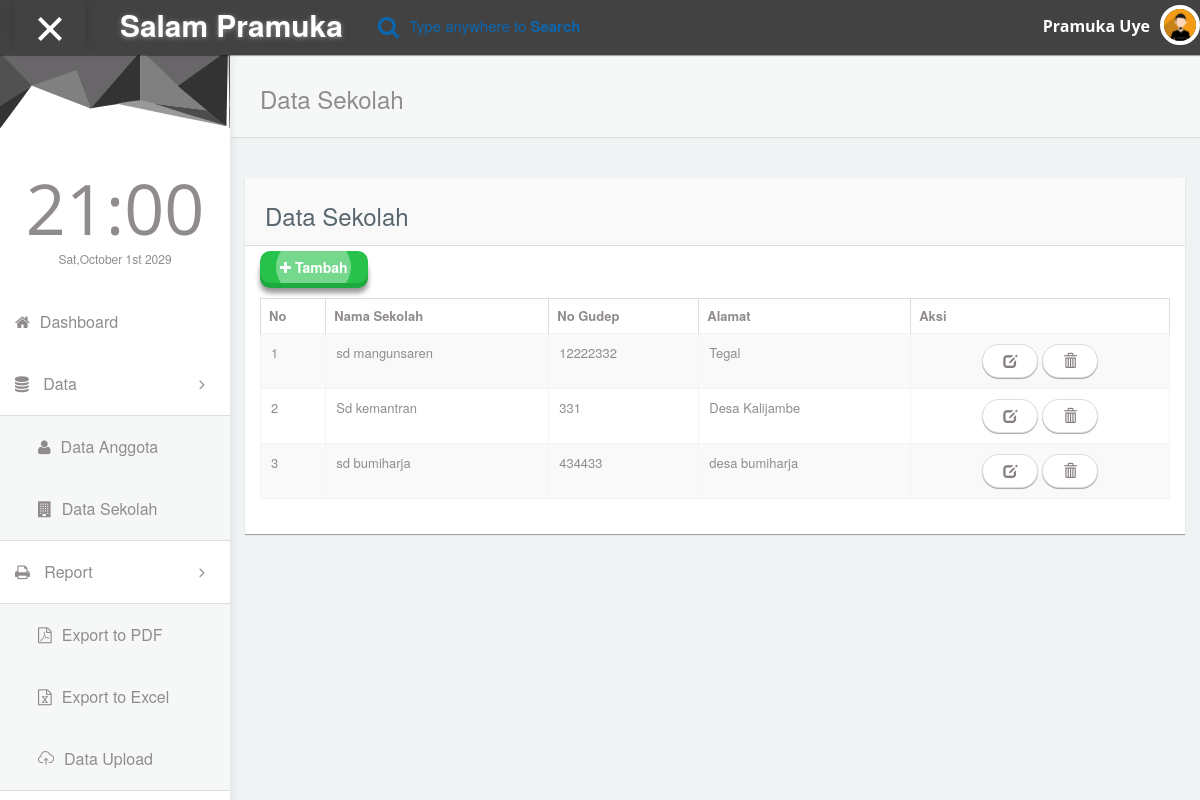
Page /index.php/admin/data_sekolah on the committed database.
### tables this page shows
CREATE TABLE `tb_sekolah` (
  `id` int(10) NOT NULL,
  `nama_sekolah` varchar(30) NOT NULL,
  `no_gudep` varchar(15) NOT NULL,
  `alamat` varchar(50) NOT NULL
);

### application/views/partial/partial.php (called while the page is built, shortened)
<?php
  $this->load->view('partial/header');
   $this->load->view('partial/sidebar');
  $this->load->view($main);
 ?>

### application/controllers/Admin.php (called while the page is built, shortened)
<?php
class Admin extends CI_Controller{
 function __construct() {
    $this->load->library('Pdf');
    $this->load->model('modelAnggota');
    $this->load->model('modelSekolah');
    $this->load->model('modelUser');
    $this->load->model('modelGrafik');
 }
     public function data_sekolah()
    {
       $data['sekolah'] = $this->modelSekolah->getData();
        $data['main'] = 'admin/data_sekolah';
        $this->load->view('partial/partial', $data);
    }
}

### index.php (called while the page is built, shortened)
<?php
require_once BASEPATH.'core/CodeIgniter.php';

### application/models/ModelSekolah.php (called while the page is built, shortened)
<?php
class ModelSekolah extends CI_Model {
 public function getData(){
	$data = $this->db->get('tb_sekolah')->result();
	return $data;
 }
}

### application/views/admin/data_sekolah.php (the view, shortened to what this page needs)
<div id="content">
   <div class="panel box-shadow-none content-header">
      <div class="panel-body">
        <div class="col-md-12">
            <h3 class="animated fadeInLeft">Data Sekolah</h3>
        </div>
      </div>
  </div>
  <div class="col-md-12 top-20 padding-0">
    <div class="col-md-12">
      <div class="panel">
        <div class="panel-heading"><h3>Data Sekolah</h3></div>
      <div class="col-md-6" style="margin-top:5px;">
                  <div>
                      <a href="<?php echo base_url()?>admin/add_sekolah" ><button class="btn ripple-infinite btn-3d btn-success">
                    <div><i class="fa fa-plus"></i>
                      <span>Tambah</span>
                    </div>
                    </button>
                  </a>
                 </div>
                </div>
                <br><br>
        <div class="panel-body">
          <div class="responsive-table">
          <table id="datatables-example" class="table table-striped table-bordered" width="100%" cellspacing="0">
          <thead>
            <tr>
              <th>No</th>
              <th>Nama Sekolah</th>
              <th>No Gudep</th>
              <th>Alamat</th>
              <th>Aksi</th>
            </tr>
          </thead>
          <tbody>
            <?php
      $no = 1;
      if($sekolah!=null){
        foreach($sekolah as $d){
      ?>
            <tr>
              <td><?php echo $no++?></td>
              <td><?php echo $d->nama_sekolah?></td>
              <td><?php echo $d->no_gudep?></td>
              <td><?php echo $d->alamat?></td>
                <td style="text-align: center;">
              <a class='btn ripple-infinite btn-round btn-edit' href="<?php echo base_url('admin/editSekolah/'.$d->id);?>"  class=""><i class="glyphicon glyphicon-edit"></i> </a>
             <a class='btn ripple-infinite btn-round btn-delete' href="<?php echo base_url('admin/deleteSekolah/'.$d->id);?>" onclick="functionDelete('<?php echo base_url('admin/deleteSekolah/'.$d->id);?>')"><i class="glyphicon glyphicon-trash"></i> </a>
          </td>
            </tr>
             <?php }
        } else { ?>
             <td class="text-center" colspan="9"><i>Tidak Ada Data</i></td>
        </tr>
      <?php } ?>
          </tbody>
            </table>
          </div>
      </div>
    </div>
  </div>
  </div>
</div>

### rows in the picture
tb_sekolah: nama_sekolah "sd mangunsaren", no_gudep "12222332", alamat "Tegal"
tb_sekolah: nama_sekolah "Sd kemantran", no_gudep "331", alamat "Desa Kalijambe"
tb_sekolah: nama_sekolah "sd bumiharja", no_gudep "434433", alamat "desa bumiharja"
